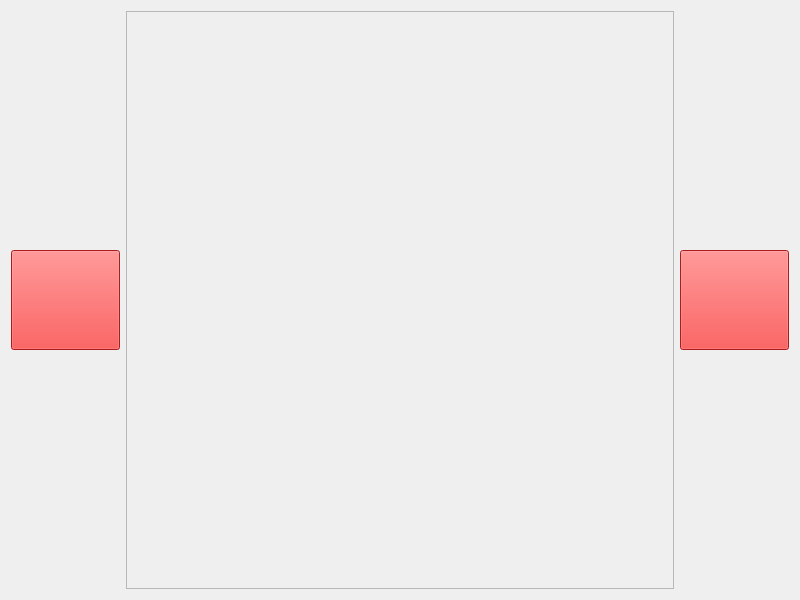
<?xml version="1.0" encoding="UTF-8"?>
<ui version="4.0">
 <class>Widget</class>
 <widget class="QWidget" name="Widget">
  <property name="geometry">
   <rect>
    <x>0</x>
    <y>0</y>
    <width>800</width>
    <height>600</height>
   </rect>
  </property>
  <property name="font">
   <font>
    <family>Ubuntu</family>
   </font>
  </property>
  <property name="windowTitle">
   <string>Widget</string>
  </property>
  <layout class="QHBoxLayout" name="horizontalLayout" stretch="1,5,1">
   <item>
    <widget class="QPushButton" name="btnLeft">
     <property name="minimumSize">
      <size>
       <width>100</width>
       <height>100</height>
      </size>
     </property>
     <property name="autoFillBackground">
      <bool>false</bool>
     </property>
     <property name="styleSheet">
      <string notr="true">background-color: rgb(239, 41, 41);</string>
     </property>
     <property name="text">
      <string/>
     </property>
    </widget>
   </item>
   <item>
    <widget class="QFrame" name="frame">
     <property name="frameShape">
      <enum>QFrame::StyledPanel</enum>
     </property>
     <property name="frameShadow">
      <enum>QFrame::Raised</enum>
     </property>
    </widget>
   </item>
   <item>
    <widget class="QPushButton" name="btnRight">
     <property name="minimumSize">
      <size>
       <width>100</width>
       <height>100</height>
      </size>
     </property>
     <property name="styleSheet">
      <string notr="true">background-color: rgb(239, 41, 41);</string>
     </property>
     <property name="text">
      <string/>
     </property>
    </widget>
   </item>
  </layout>
 </widget>
 <resources/>
 <connections/>
</ui>
